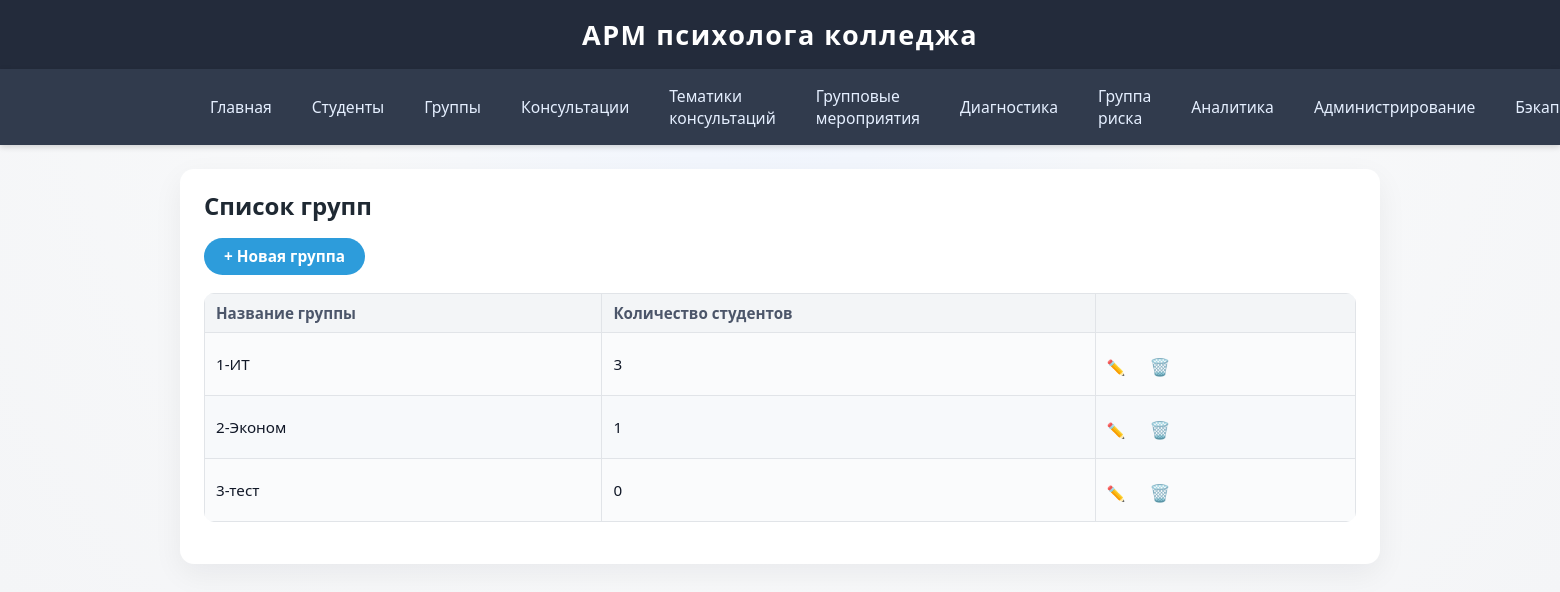
/groups/ (signed in), run on the app's committed database.
### app/models.py (models this page shows)
class Group(db.Model):
    __tablename__ = 'groups'
    id = db.Column(db.Integer, primary_key=True)
    name = db.Column(db.String(64), unique=True, nullable=False)
    students = db.relationship('Student', backref='group', lazy=True)
    events = db.relationship('GroupEvent', backref='group', lazy=True)

### app/routes/groups.py (the view)
@groups_bp.route('/')
@login_required
def list_groups():
    groups = Group.query.all()
    return render_template('groups/list.html', groups=groups)

### app/templates/groups/list.html (shortened to what this page needs)
{% extends 'base.html' %}
{% block content %}
<h2>Список групп</h2>
<div style="margin-bottom: 18px;">
    <a href="{{ url_for('groups.add_group') }}" class="btn btn-primary">+ Новая группа</a>
</div>
<table>
    <thead>
        <tr>
            <th>Название группы</th>
            <th>Количество студентов</th>
            <th></th>
        </tr>
    </thead>
    <tbody>
        {% for group in groups %}
        <tr>
            <td>{{ group.name }}</td>
            <td>{{ group.students|length }}</td>
            <td>
                <a href="{{ url_for('groups.edit_group', group_id=group.id) }}" title="Редактировать">✏️</a>
                <form method="post" action="{{ url_for('groups.delete_group', group_id=group.id) }}"
                      style="display:inline;" class="delete-form">
                    <button type="submit" title="Удалить" style="background:none;border:none;color:#e74c3c;font-size:1.1em;cursor:pointer;">🗑️</button>
                </form>
            </td>
        </tr>
        {% else %}
        <tr>
            <td colspan="3"><i>Нет групп.</i></td>
        </tr>
        {% endfor %}
    </tbody>
</table>
{% endblock %}

### app/static/css/style.css (style rules this page uses)
body { background: radial-gradient(circle at top, #eef4ff 0, #f8f9fa 45%, #f4f5f7 100%); font-family: "Segoe UI", -apple-system, BlinkMacSystemFont, "Roboto", Arial, sans-serif; font-size: 16px; margin: 0; padding: 0; color: #111827; }
h1, h2, h3 { color: #1f2933; font-weight: 600; margin-top: 0; }
h2 { margin-bottom: 8px; }
table { width: 100%; border-collapse: collapse; margin: 16px 0; background: #fafbfc; border-radius: 10px; overflow: hidden; }
th, td { border: 1px solid #e1e4e8; padding: 9px 11px; text-align: left; vertical-align: middle; font-size: 0.95rem; }
th { background: #f3f5f7; color: #4c566a; font-weight: 600; }
tr:nth-child(even) td { background: #f7f9fb; }
form { margin: 20px 0; }
button, .btn { background: #2d9cdb; color: #fff; border: none; border-radius: 999px; padding: 8px 20px; font-size: 0.96rem; font-weight: 600; cursor: pointer; transition: background 0.15s, box-shadow 0.15s, transform 0.08s; margin-top: 8px; display: inline-flex; align-items: center; justify-content: center; gap: 6px; }
a { color: #2563eb; text-decoration: none; transition: color 0.17s; }

### data on the page
Group: name "1-ИТ", students|length "3"
Group: name "2-Эконом", students|length "1"
Group: name "3-тест", students|length "0"
